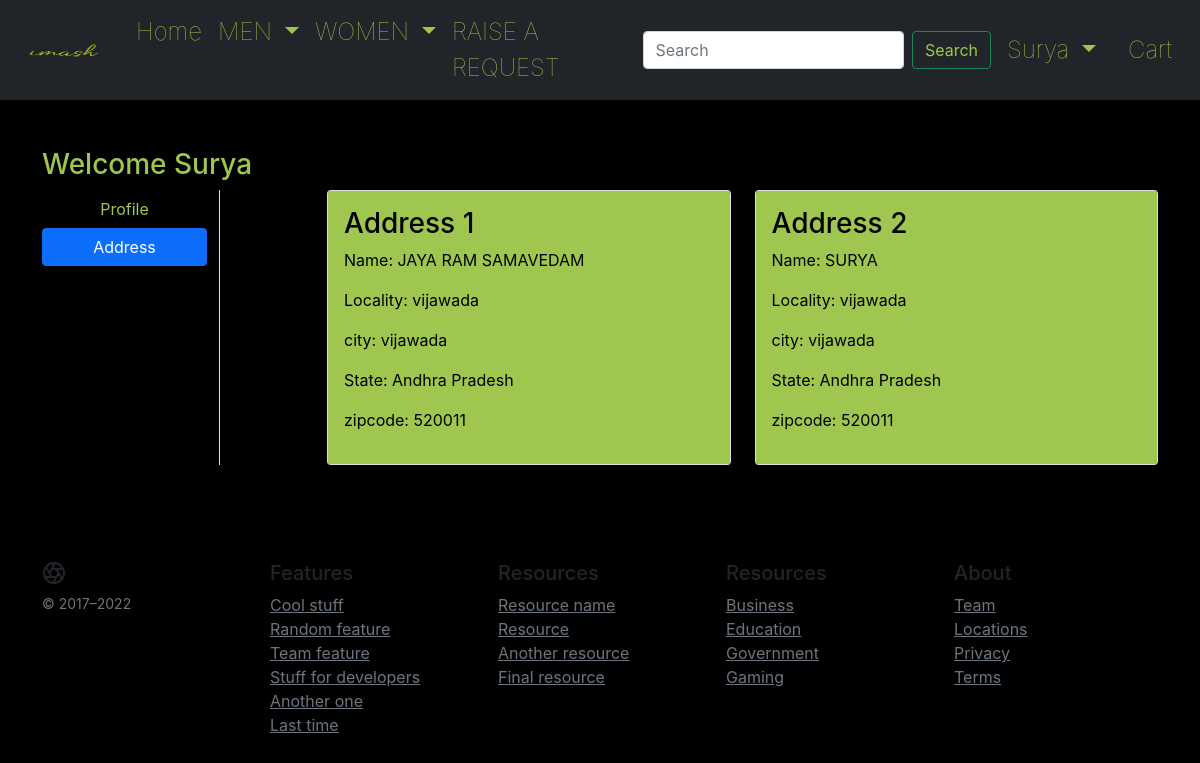
Screenshot of /address (signed in) with the database file from the repository.
### app/models.py (models this page shows, shortened)
class Customer(models.Model):
    user=models.ForeignKey(User,on_delete=models.CASCADE)
    name=models.CharField(max_length=200)
    locality=models.CharField(max_length=200)
    city=models.CharField(max_length=50)
    zipcode=models.IntegerField()
    state=models.CharField(choices=STATE_CHOICES, max_length=50)

### app/views.py (the view)
# urls.py: path('address', views.address, name='address'),
def address(request):
    add =Customer.objects.filter(user=request.user)
    return render(request, 'app/address.html',{'add':add,"active":"btn-primary"})

### app/templates/app/address.html
{% extends 'app/base.html' %} {% load static %} {% block title %}Address{% endblock title %} {% block main-content %}
<div class="container my-5">
    <div class="row">
        <h3 style="color:rgb(159,198,78);">Welcome {{request.user|capfirst}}</h3>
        <div class="col-sm-2 border-end">
            <ul class="list-unstyled">
                <li class="d-grid"><a href="{% url 'profile' %}" class="btn" style="color: rgb(159,198,78);">Profile</a></li>
                <li class="d-grid"><a href="{% url 'address' %}" class="btn {{active}}">Address</a></li>
            </ul>
        </div>
        <div class="col-sm-9 offset-sm-1">
            <div class="row">
                {% for ad in add %}
                <div class="col-sm-6">
                    <div class="card">
                        <div class="card-body" style="background-color: rgb(159,198,78);">
                            <h3 style="color:black">Address {{forloop.counter}}</h3>
                            <p style="color:black">Name: {{ad.name}}</p>
                            <p style="color:black">Locality: {{ad.locality}}</p>
                            <p style="color:black">city: {{ad.city}}</p>
                            <p style="color:black">State: {{ad.state}}</p>
                            <p style="color:black">zipcode: {{ad.zipcode}}</p>
                        </div>
                    </div>
                </div>
                {% endfor %}
            </div>
        </div>
    </div>
</div>
{% endblock main-content %}

### app/templates/app/base.html (shortened to what this page needs)
<!doctype html> {% load static %}
<html lang="en">
<head>
    <link href="https://cdn.jsdelivr.net/npm/bootstrap@5.0.0-beta1/dist/css/bootstrap.min.css" rel="stylesheet">
    <link rel="stylesheet" href="{% static 'app/css/style1.css' %}">
    <link rel="stylesheet" href="{% static 'app/css/owl.carousel.min.css' %}">
    <link rel="stylesheet" href="{% static 'app/css/all.min.css' %}">
    <link rel="stylesheet" href="{% static 'app/css/style.css' %}">
    <link rel="stylesheet" href="{% static 'app/css/register.css' %}">
</head>
<body style="font-family:Whitney,-apple-system,BlinkMacSystemFont,Segoe UI,Roboto,Helvetica,Arial,sans-serif;background-color:black ; ">
    <nav class="navbar navbar-expand-lg bg-dark" style="height: 100px">
        <div class="container-fluid">
            <a class="navbar-brand" href="">
                <img src="/static/app/images/logo-removebg-preview.png" alt="Bootstrap" width="100" height="24">
            </a>
            <div class="collapse navbar-collapse" id="navbarTogglerDemo02">
                <ul class="navbar-nav me-auto mb-2 mb-lg-0">
                    <li class="nav-item">
                        <a class="nav-link active" aria-current="page" href="{% url 'home' %}" style=" color: rgb(159, 198, 76) ;font-family:Whitney,-apple-system,BlinkMacSystemFont,Segoe UI,Roboto,Helvetica,Arial,sans-serif;font-size:1.5rem;font-weight:1">Home</a>
                    </li>
                    <li class="nav-item dropdown">
                        <a class="nav-link dropdown-toggle" href="#" role="button" data-bs-toggle="dropdown" aria-expanded="false" style=" color: rgb(159, 198, 76) ;font-family:Whitney,-apple-system,BlinkMacSystemFont,Segoe UI,Roboto,Helvetica,Arial,sans-serif;font-size:1.5rem;font-weight:1">
                        MEN
                      </a>
                    </li>
                    </ul>
                    <li class="nav-item dropdown">
                        <a class="nav-link dropdown-toggle" href="#" role="button" data-bs-toggle="dropdown" aria-expanded="false" style=" color: rgb(159, 198, 76) ;font-family:Whitney,-apple-system,BlinkMacSystemFont,Segoe UI,Roboto,Helvetica,Arial,sans-serif;font-size:1.5rem;font-weight:1">
                        WOMEN
                      </a>
                    </li>
                    <li class="nav-item">
                        <a class="nav-link" href="{% url 'raiserequest' %}" style=" color: rgb(159, 198, 76) ;font-family:Whitney,-apple-system,BlinkMacSystemFont,Segoe UI,Roboto,Helvetica,Arial,sans-serif;font-size:1.5rem;font-weight:1">RAISE A REQUEST</a>
                    </li>
                <form class="d-flex" role="search">
                    <input class="form-control me-2" type="search" placeholder="Search" aria-label="Search">
                    <button class="btn btn-outline-success" type="submit" style=" color: rgb(159, 198, 76);">Search</button>
                </form>
                <div>
                    <ul class="navbar-nav me-auto mb-2 mb-lg-0">
                        {% if request.user.is_authenticated %}
                        <li class="nav-item dropdown mx-2">
                            <a class="nav-link dropdown-toggle text-black" href="#" id="profileDropdown" role="button" data-bs-toggle="dropdown" aria-expanded="false" style=" color: rgb(159, 198, 76) ;font-family:Whitney,-apple-system,BlinkMacSystemFont,Segoe UI,Roboto,Helvetica,Arial,sans-serif;font-size:1.5rem;font-weight:1;align-items:inline">
               {{request.user.username|capfirst}}
             </a>
                        </li>
                        <li class="nav-item mx-2">
                            <a href="{% url 'show_cart' %}" class="nav-link text-black" style=" color: rgb(159, 198, 76) ;font-family:Whitney,-apple-system,BlinkMacSystemFont,Segoe UI,Roboto,Helvetica,Arial,sans-serif;font-size:1.5rem;font-weight:1;align-items:inline"> Cart </a>
                        </li>
                        {% endif %}
                    </ul>
                </div>
            </div>
        </div>
    </nav>
    {% block banner_slider %} {% endblock banner_slider %} {% block livesale %} {% endblock livesale %} {% block main-content %} {% endblock main-content %}
    <footer class="container py-5">
        <div class="row">
            <div class="col-12 col-md">
                <small class="d-block mb-3 text-muted">© 2017–2022</small>
            </div>
            <div class="col-6 col-md">
                <h5>Features</h5>
                <ul class="list-unstyled text-small">
                    <li><a class="link-secondary" href="processing">Cool stuff</a></li>
                    <li><a class="link-secondary" href="processing">Random feature</a></li>
                    <li><a class="link-secondary" href="processing">Team feature</a></li>
                    <li><a class="link-secondary" href="processing">Stuff for developers</a></li>
                    <li><a class="link-secondary" href="processing">Another one</a></li>
                    <li><a class="link-secondary" href="processing">Last time</a></li>
                </ul>
            </div>
            <div class="col-6 col-md">
                <h5>Resources</h5>
                <ul class="list-unstyled text-small">
                    <li><a class="link-secondary" href="processing">Resource name</a></li>
                    <li><a class="link-secondary" href="processing">Resource</a></li>
                    <li><a class="link-secondary" href="processing">Another resource</a></li>
                    <li><a class="link-secondary" href="processing">Final resource</a></li>
                </ul>
            </div>
            <div class="col-6 col-md">
                <h5>Resources</h5>
                <ul class="list-unstyled text-small">
                    <li><a class="link-secondary" href="processing">Business</a></li>
                    <li><a class="link-secondary" href="processing">Education</a></li>
                    <li><a class="link-secondary" href="processing">Government</a></li>
                    <li><a class="link-secondary" href="processing">Gaming</a></li>
                </ul>
            </div>
            <div class="col-6 col-md">
                <h5>About</h5>
                <ul class="list-unstyled text-small">
                    <li><a class="link-secondary" href="processing">Team</a></li>
                    <li><a class="link-secondary" href="processing">Locations</a></li>
                    <li><a class="link-secondary" href="processing">Privacy</a></li>
                    <li><a class="link-secondary" href="processing">Terms</a></li>
                </ul>
            </div>
        </div>
    </footer>
</body>
</html>

### app/static/app/css/style1.css (style rules this page uses)
body { margin: 0px; font-family: -apple-system, BlinkMacSystemFont, 'Segoe UI', Roboto, Oxygen, Ubuntu, Cantarell, 'Open Sans', 'Helvetica Neue', sans-serif; }

### app/static/app/css/register.css (style rules this page uses)
body { margin: 0px; font-family: -apple-system, BlinkMacSystemFont, 'Segoe UI', Roboto, Oxygen, Ubuntu, Cantarell, 'Open Sans', 'Helvetica Neue', sans-serif; }

### rows the page displays
Customer: name "JAYA RAM SAMAVEDAM", locality "vijawada", city "vijawada", state "Andhra Pradesh", zipcode "520011"
Customer: name "SURYA", locality "vijawada", city "vijawada", state "Andhra Pradesh", zipcode "520011"

### other values shown
{{ request.user.username|capfirst }} "Surya"
{{ request.user|capfirst }} "Surya"
